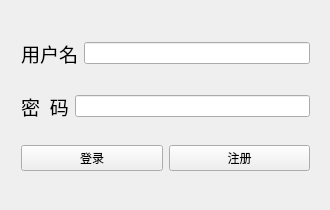
<?xml version="1.0" encoding="UTF-8"?>
<ui version="4.0">
 <class>Widget</class>
 <widget class="QWidget" name="Widget">
  <property name="geometry">
   <rect>
    <x>0</x>
    <y>0</y>
    <width>330</width>
    <height>210</height>
   </rect>
  </property>
  <property name="minimumSize">
   <size>
    <width>330</width>
    <height>210</height>
   </size>
  </property>
  <property name="maximumSize">
   <size>
    <width>330</width>
    <height>210</height>
   </size>
  </property>
  <property name="windowTitle">
   <string>Widget</string>
  </property>
  <widget class="QWidget" name="layoutWidget">
   <property name="geometry">
    <rect>
     <x>10</x>
     <y>10</y>
     <width>311</width>
     <height>191</height>
    </rect>
   </property>
   <layout class="QVBoxLayout" name="verticalLayout">
    <item>
     <layout class="QHBoxLayout" name="horizontalLayout">
      <item>
       <widget class="QLabel" name="userNamelabel">
        <property name="font">
         <font>
          <family>黑体</family>
          <pointsize>14</pointsize>
         </font>
        </property>
        <property name="text">
         <string>用户名</string>
        </property>
        <property name="alignment">
         <set>Qt::AlignCenter</set>
        </property>
       </widget>
      </item>
      <item>
       <widget class="QLineEdit" name="userNamelineEdit">
        <property name="text">
         <string/>
        </property>
       </widget>
      </item>
     </layout>
    </item>
    <item>
     <layout class="QHBoxLayout" name="horizontalLayout_2">
      <item>
       <widget class="QLabel" name="passWdlabel">
        <property name="font">
         <font>
          <family>黑体</family>
          <pointsize>14</pointsize>
         </font>
        </property>
        <property name="text">
         <string>密  码</string>
        </property>
        <property name="alignment">
         <set>Qt::AlignCenter</set>
        </property>
       </widget>
      </item>
      <item>
       <widget class="QLineEdit" name="passWdlineEdit">
        <property name="text">
         <string/>
        </property>
        <property name="echoMode">
         <enum>QLineEdit::Password</enum>
        </property>
       </widget>
      </item>
     </layout>
    </item>
    <item>
     <layout class="QHBoxLayout" name="horizontalLayout_3">
      <item>
       <widget class="QPushButton" name="loginButton">
        <property name="text">
         <string>登录</string>
        </property>
       </widget>
      </item>
      <item>
       <widget class="QPushButton" name="registerButton">
        <property name="text">
         <string>注册</string>
        </property>
       </widget>
      </item>
     </layout>
    </item>
   </layout>
  </widget>
 </widget>
 <layoutdefault spacing="6" margin="11"/>
 <resources/>
 <connections/>
</ui>
